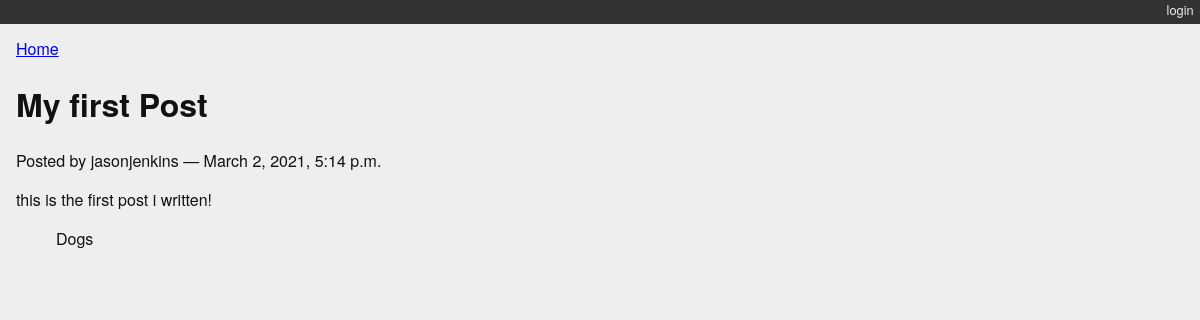
The app's page /posts/1/ with its own data.
### blogging/models.py (models this page shows)
class Post(models.Model):
    title = models.CharField(max_length=128)
    text = models.TextField(blank=True)
    author = models.ForeignKey(User, on_delete=models.CASCADE)
    created_date = models.DateTimeField(auto_now_add=True)
    modified_date = models.DateTimeField(auto_now=True)
    published_date = models.DateTimeField(blank=True, null=True)
    def __str__(self):
        return self.title

class Category(models.Model):
    name = models.CharField(max_length=128)
    description = models.TextField(blank=True)
    post = models.ManyToManyField(Post, blank=True, related_name='categories')
    def __str__(self):
        return self.name
    class Meta:
        verbose_name_plural = 'Categories'

### blogging/views.py (the view)
# urls.py: path('posts/<int:post_id>/', detail_view, name="blog_detail"),
def detail_view(request, post_id):
    published = Post.objects.exclude(published_date__exact=None)
    try:
        post = published.get(pk=post_id)
    except Post.DoesNotExist:
        raise Http404
    context = {'post': post}
    return render(request, 'blogging/detail.html', context)

### blogging/templates/blogging/detail.html
{% extends "base.html" %}
{% block content %}
<a class="backlink" href="/">Home</a>
<h1>{{ post }}</h1>
<p class="byline">
  Posted by {{ post.author.username }} &mdash; {{ post.published_date }}
</p>
<div class="post-body">
  {{ post.text }}
</div>
<ul class="categories">
  {% for category in post.categories.all %}
    <li>{{ category }}</li>
  {% endfor %}
</ul>
{% endblock %}

### blogging/static/django_blog.css (style rules this page uses)
body { background-color: #eee; color: #111; font-family: "HelveticaNeue-Light", "Helvetica Neue Light", "Helvetica Neue", Helvetica, Arial, "Lucida Grande", sans-serif; margin:0; padding:0; }
ul.categories { list-style: none; list-style-type: none; }
ul.categories li { display: inline; }

### records on screen
Post: title "My first Post", author.username "jasonjenkins", published_date "March 2, 2021, 5:14 p.m.", text "this is the first post i written!"
Category: name "Dogs"
